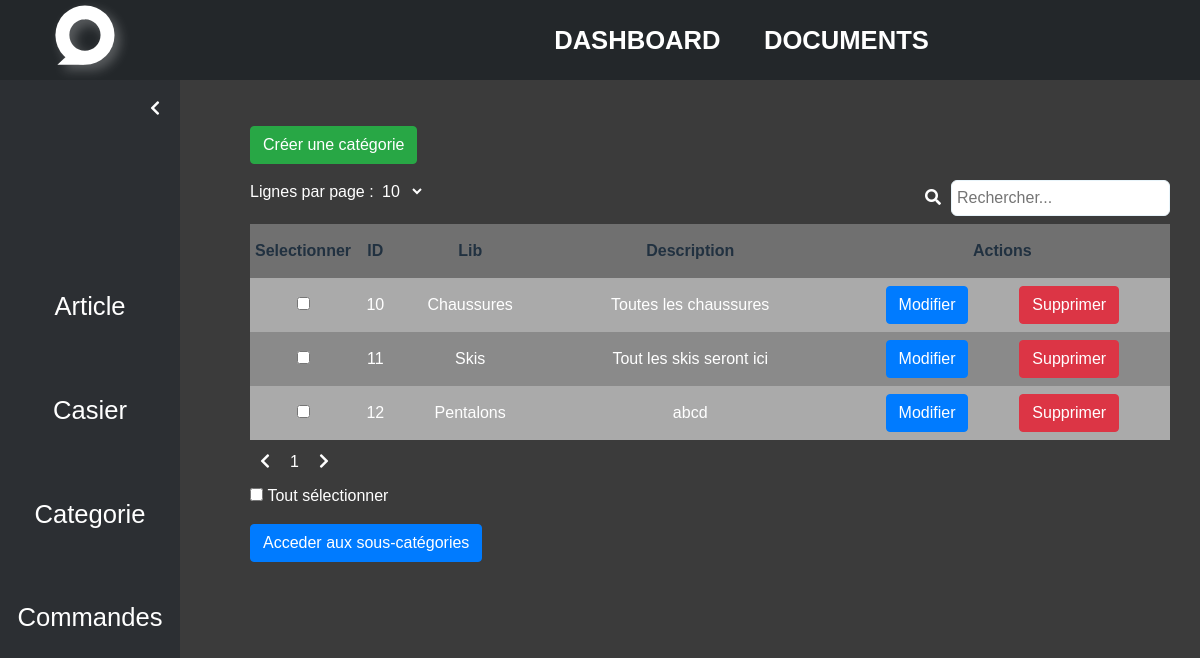
Before: /tables/categorie/index.php with the older database file.
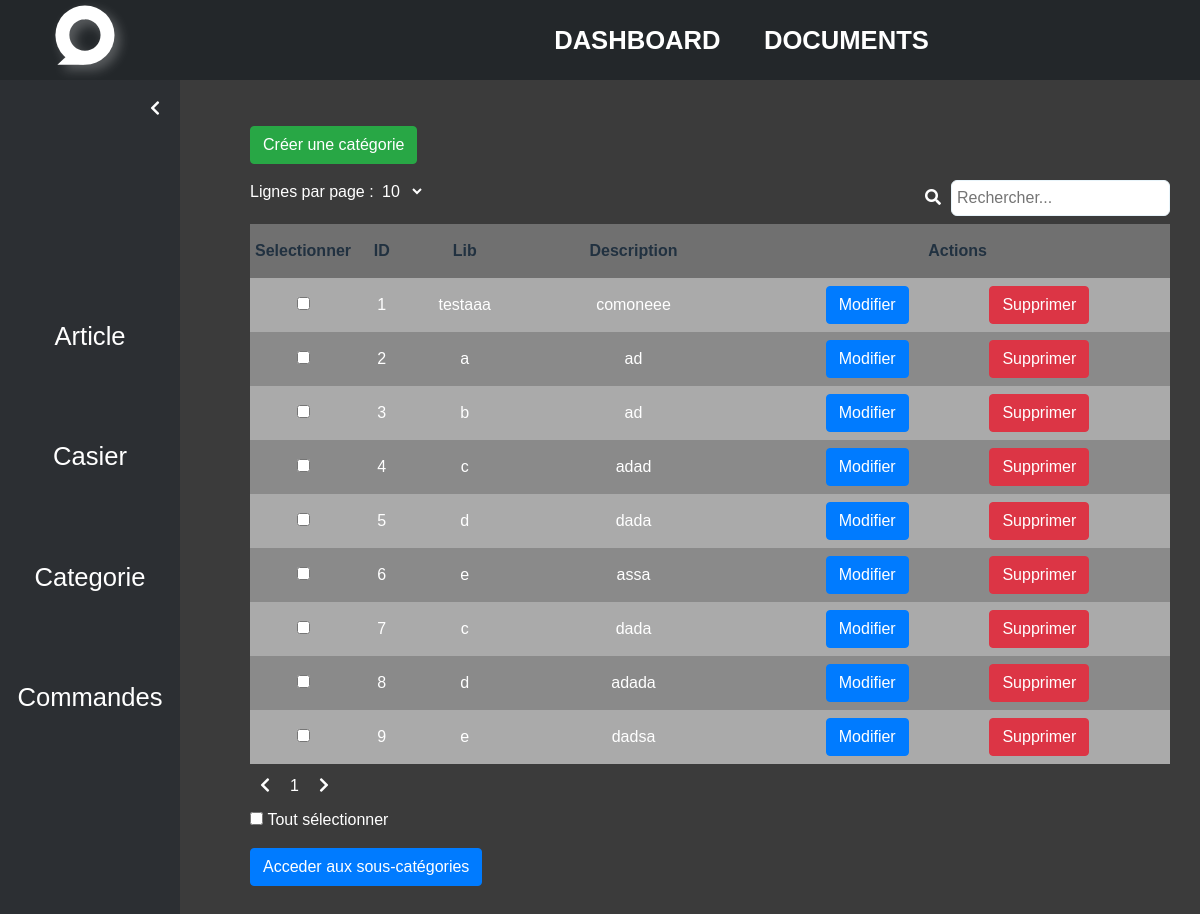
After: the same page with the newer database file.
### tables this page shows
CREATE TABLE `categorie` (
  `cat_ID` int(11) NOT NULL,
  `cat_nom` varchar(50) NOT NULL,
  `cat_description` varchar(255) NOT NULL,
  `cat_is_visible` int(1) NOT NULL DEFAULT 1
);

### lib/includes/defines.inc.php (called while the page is built, shortened)
<?php
$oCategorie = new Categorie();
$isProd = false;
if(!$isProd){
    $path = "/";
}else{
    $server = "db5005005670.hosting-data.io";
    $username = "dbu361051";
    $password = "Hippo14campes440!";
    $dbname = "dbs4185065";
    $path = "https://arthurlecompte.com/";
}
?>

### lib/includes/db/classes/categorie.class.inc.php (called while the page is built, shortened)
<?php
class Categorie{
    public function db_get_all(){
        global $conn;
        $request = "SELECT cat_ID as arrkey, cat_ID, cat_nom, cat_description FROM ".DB_TABLE_CATEGORIE." WHERE cat_is_visible = 1;";
        try{
            $sql = $conn->query($request);
            return $sql->fetchAll(\PDO::FETCH_GROUP|\PDO::FETCH_UNIQUE|\PDO::FETCH_ASSOC);
        }catch(PDOException $e){
            return $this->errmessage.$e->getMessage();
        }
    }
}
?>

### tables/categorie/index.php (the view, shortened to what this page needs)
<?php
    require '../../lib/includes/defines.inc.php';
    require '../../lib/includes/navbar.php';
    require '../../lib/includes/sidenav.php';
    require '../../lib/includes/doctype.php';
    echo doctype("Catégorie", $path);
    echo navbar($path);
    echo sidenav($path);
?>
<body>
<?php
        $data = $oCategorie->db_get_all();
  ?>
  <div class="main-container sidenav-open">
    <button type='button' class='my-3 btn btn-success' data-toggle='modal' data-target='#createmodal'> Créer une catégorie </button>
        <div class="table-container">
        <table id="table">
                <thead>
                    <th>Selectionner</th>
                    <th style='text-align :center'>ID</th>
                    <th style='text-align :center'>Lib</th>
                    <th style='text-align :center'>Description</th>
                    <th style='text-align :center'>Actions</th>
                </thead>
                <tbody>
                    <?php
                        foreach ($data as $key) {
                            $id = $key["cat_ID"]; ?>
                            <tr data-value="<?php echo $id ?>" data-rowindex="<?php echo $id ?>">
                                <td style='width: 5%'>
                                    <input type='checkbox' class='checkbox' data-index="<?php echo $id ?>" checked='false'>
                                </td>
                                <td>
                                    <center><?php echo $id ?></center>
                                </td>
                                <td>
                                    <center><?php echo $key["cat_nom"] ?></center>
                                </td>
                                <td>
                                    <center><?php echo $key["cat_description"] ?></center>
                                </td>
                                <td style='display:flex; justify-content: space-evenly;'>
                                    <button type='button' data-index="<?php echo $id ?>" class='btn btn-primary updateBtn' data-toggle='modal' data-target='#updateModal'>
                                        Modifier
                                    </button>
                                    <button type="button" data-index="<?php echo $id ?>" name="delete" class="delete-btn btn btn-danger">
                                        Supprimer
                                    </button>
                                </td>
                            </tr>
                            <?php
                        }
                    ?>
                </tbody>
            </table>
            <input type="checkbox" class="select-all" id="select-all">
            <label for="select-all" class="form-check-label">Tout sélectionner</label>
        <form action="../sous_categorie/index.php">
            <button type="submit" name="scat" class="mt-3 btn btn-primary">Acceder aux sous-catégories</button>
        </form>
    </div>
  </div>
</body>
</html>

### lib/includes/doctype.php
<?php
function doctype($title, $path){
    $doctype = '<!DOCTYPE html>
    <html lang="fr" dir="ltr">
    <head>
        <title>'.$title.'</title>
        <meta name="viewport" content="width=device-width">
        <link rel="stylesheet" href="https://stackpath.bootstrapcdn.com/bootstrap/4.5.0/css/bootstrap.min.css"/>
        <link rel="stylesheet" href="https://pro.fontawesome.com/releases/v5.10.0/css/all.css"/>
        <script src="https://ajax.googleapis.com/ajax/libs/jquery/3.6.0/jquery.min.js"></script>
        <script src="https://cdn.jsdelivr.net/npm/popper.js@1.16.0/dist/umd/popper.min.js"></script>
        <script src="//cdn.jsdelivr.net/npm/sweetalert2@11"></script>
        <link rel="stylesheet" href="'.$path.'uvlight/assets/css/main.css">
        <link rel="stylesheet" href="'.$path.'uvlight/assets/css/navbar.css">
        <link rel="stylesheet" href="'.$path.'uvlight/assets/css/sidenav.css">
    </head>';
    return $doctype;
}
?>

### lib/includes/navbar.php (shortened to what this page needs)
<?php
function navbar($path){
        ?>
        <header>
            <nav>
                <div class="logo">
                    <a href=""><img src="<?php echo $path ?>uvlight/assets/img/svg/Logo_login.svg"></a>
                </div>
                <ul class="nav">
                    <div class="list-item">
                        <li class="ul-el"><a href="<?php echo $path ?>uvlight/" disable>Dashboard</a></li>
                        <li class="ul-el"><a href="<?php echo $path ?>uvlight/docs" disable>Documents</a></li>
                        <li class="ul-el"><span href="#"><i class="far fa-power-off logout"></i></span></li>
                    </div>
                </ul>
            </nav>
        </header>
    <?php
}
?>

### lib/includes/sidenav.php
<?php
function sidenav($path){
        ?>
        <div class="sidenav">
            <i class="fas fa-chevron-left"></i>
            <ul class="list">
                <li><a href="<?php echo $path ?>uvlight/tables/article/index.php">Article</a></li>
                <li><a href="<?php echo $path ?>uvlight/tables/casier/index.php">Casier</a></li>
                <li><a href="<?php echo $path ?>uvlight/tables/categorie/index.php">Categorie</a></li>
                <li><a href="<?php echo $path ?>uvlight/tables/commandes/index.php">Commandes</a></li>
            </ul>
        </div>
    <?php
}
?>

### assets/css/main.css (style rules this page uses)
:root { --blue: #7289da; --white: #fff; --grey: #99aab5; --light-dark: #2c2f33; --dark: #23272a; }
* { margin: 0; padding: 0; box-sizing: border-box; font-family: 'Poppins', sans-serif; }

### assets/css/navbar.css (style rules this page uses)
header { position: fixed; z-index: 100; top: 0; left: 0; right: 0; height: 10vh; background: var(--dark); }
header a, header span { text-decoration: none; color: inherit; height: 100%; display: flex; justify-content: center; align-items: center; transition: all 300ms ease-in-out; width: 100%; padding: 0 10px; }
header ul { list-style: none; }
header li { width: 100%; }
header nav { height: 100%; padding: 0 40px; display: flex; justify-content: space-between; align-items: center; }
header nav .logo { height: 100%; }
header nav .logo a { display: inline-block; height: 100%; }
header nav .logo a img { height: 100%; }
header nav ul { height: 100%; width: 80%; display: flex; align-items: center; justify-content: space-between; }
header nav ul .list-item { height: 100%; width: 50%; font-weight: 600; font-size: 1.6em; text-transform: uppercase; color: var(--white); display: flex; justify-content: space-around; align-items: center; transition: all 300ms ease-in-out; }
header nav ul li.ul-el { width: calc(10/3); display: flex; align-items: center; justify-content: center; height: 100%; cursor: pointer; }
.main-container { margin-top: 10vh; padding: 30px; }
@media screen and (max-width: 1200px) { header nav ul .list-item { width: 70%; } }

### assets/css/sidenav.css (style rules this page uses)
.sidenav { position: fixed; top: 10vh; left: 0; bottom: 0; right: 85%; background: var(--light-dark); transition: all 300ms ease-in-out; }
.sidenav .fa-chevron-left { margin: 20px 0 0 -20px; color: var(--white); cursor: pointer; width: 100%; display: flex; justify-content: flex-end; }
.sidenav ul { padding: 0; width: 100%; list-style: none; height: 60%; display: flex; flex-direction: column; justify-content: space-evenly; align-items: center; transform: translateY(30%); position: absolute; }
.sidenav ul li { height: 20%; width: 100%; }
.sidenav ul a { text-decoration: none; color: var(--white); font-size: 1.6em; font-weight: 500; height: 100%; width: 100%; display: flex; align-items: center; justify-content: center; transition: all 300ms ease-in-out; }
.main-container { transition: all 300ms ease-in-out; padding-left: 70px; }
.main-container.sidenav-open { margin-left: 15%; }

Changed rows visible on the page:
removed categorie: cat_ID "10", cat_nom "Chaussures", cat_description "Toutes les chaussures"
removed categorie: cat_ID "11", cat_nom "Skis", cat_description "Tout les skis seront ici"
removed categorie: cat_ID "12", cat_nom "Pentalons", cat_description "abcd"
added categorie: cat_ID "1", cat_nom "testaaa", cat_description "comoneee"
added categorie: cat_ID "2", cat_nom "a", cat_description "ad"
added categorie: cat_ID "3", cat_nom "b", cat_description "ad"
added categorie: cat_ID "4", cat_nom "c", cat_description "adad"
added categorie: cat_ID "5", cat_nom "d", cat_description "dada"
added categorie: cat_ID "6", cat_nom "e", cat_description "assa"
added categorie: cat_ID "7", cat_nom "c", cat_description "dada"
added categorie: cat_ID "8", cat_nom "d", cat_description "adada"
added categorie: cat_ID "9", cat_nom "e", cat_description "dadsa"
